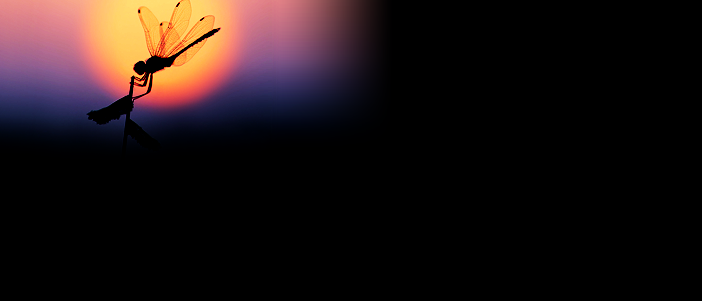
#> input picture python/i140/skin.png, 702 x 301 px
$ python transparentpic.py
#> lines starting #> are read from the running program, lines starting #| are printed output that depends on the picture
# transparent a pic in this repository
from PIL import Image

img = Image.open('skin.png')
#> img is the input picture: PIL image 702x301 RGB; mean R, G, B 31.3, 20.3, 20.5
rgba = img.convert("RGBA")
datas = rgba.getdata()

newData = []
for item in datas:
    if item[0] == 0 and item[1] == 0 and item[2] == 0:  # finding black colour by its RGB value
        # storing a transparent value when we find a black colour
        newData.append((255, 255, 255, 0))
    else:
        newData.append(item)  # other colours remain unchanged
#> this loop made 211302 passes
#> item on passes 1 to 3: (235, 143, 137, 255), (235, 143, 137, 255), (234, 143, 137, 255)
#> after the loop, newData = 211302 items

rgba.putdata(newData)
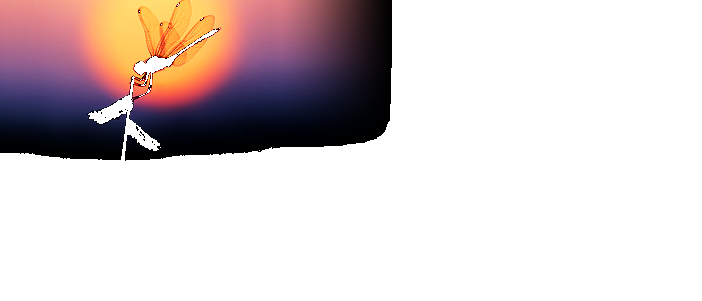
#> rgba: PIL image 702x301 RGBA; mean R, G, B, A 216.5, 205.6, 205.8, 69.7; transparent parts drawn white
rgba.save("transparent_image.png", "PNG")
